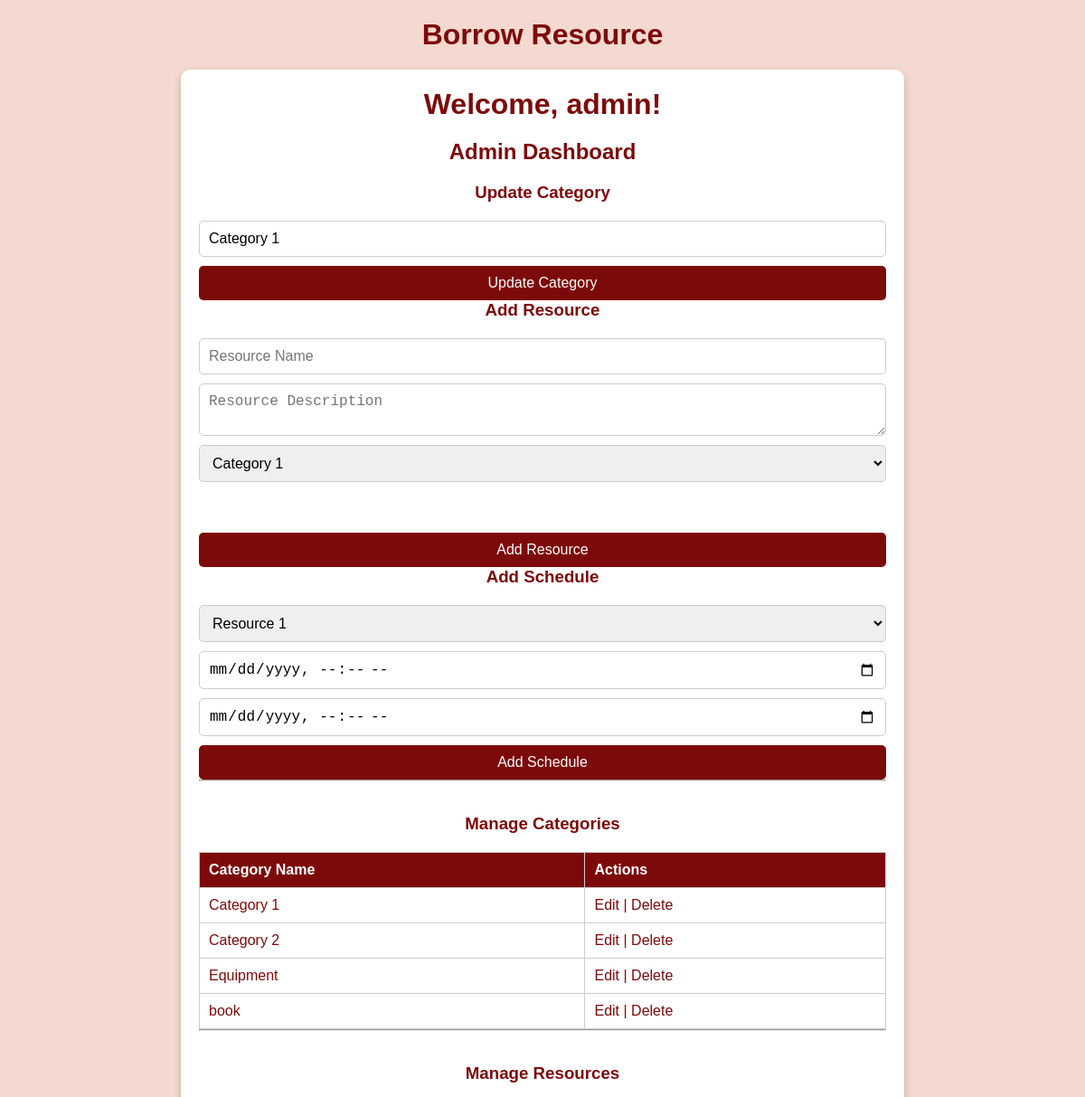
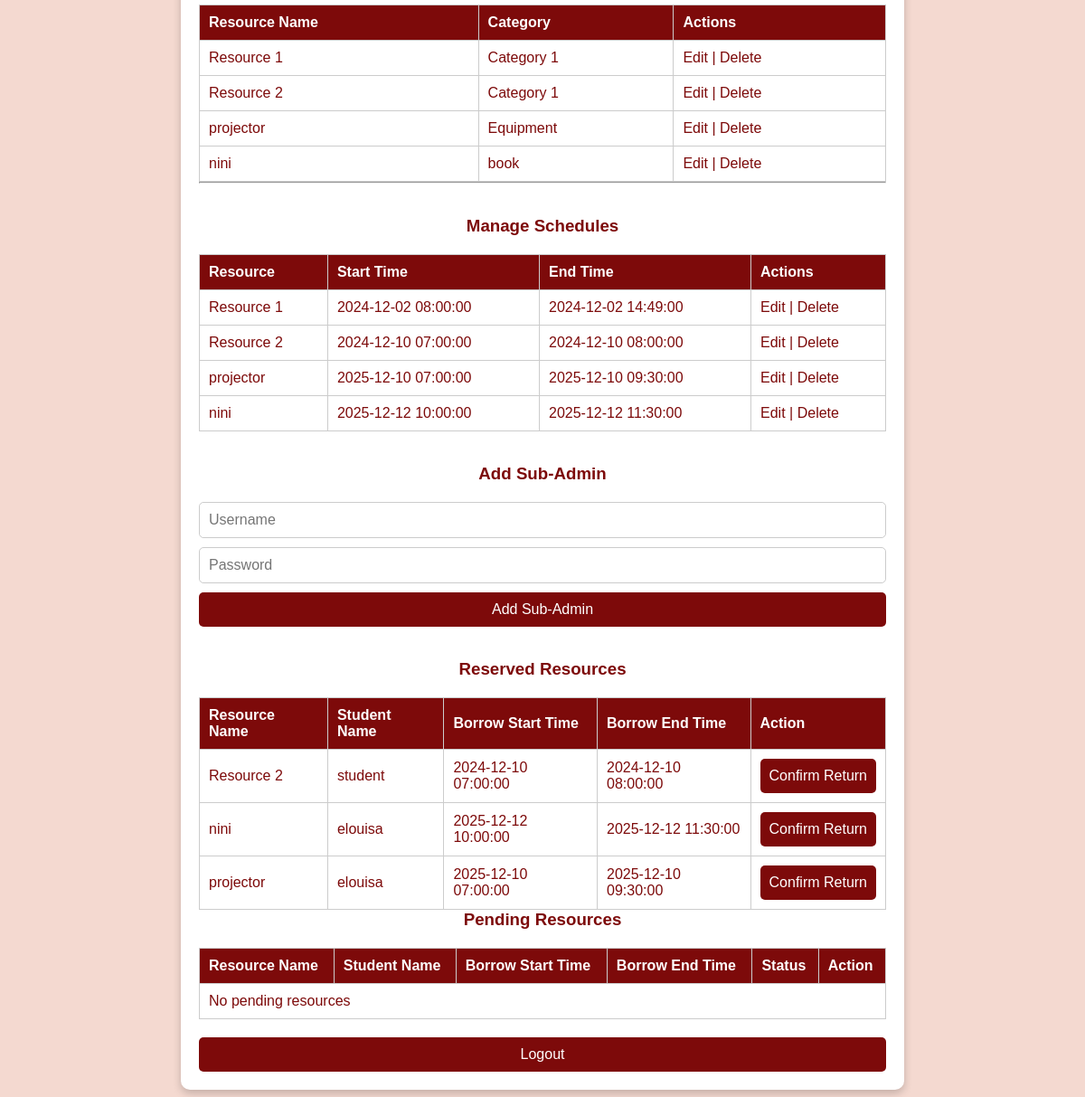
/admin_dashboard.php?edit_category=1 (signed in), run on the app's committed database (2 pictures, top to bottom).
### tables this page shows
CREATE TABLE `categories` (
  `CategoryID` int(11) NOT NULL,
  `CategoryName` varchar(255) NOT NULL
);

CREATE TABLE `resources` (
  `ResourceID` int(11) NOT NULL,
  `ResourceName` varchar(255) NOT NULL,
  `ResourceDescription` text NOT NULL,
  `CategoryID` int(11) NOT NULL
);

CREATE TABLE `schedules` (
  `ScheduleID` int(11) NOT NULL,
  `ResourceID` int(11) NOT NULL,
  `StartTime` datetime NOT NULL,
  `EndTime` datetime NOT NULL
);

CREATE TABLE `borrowings` (
  `BorrowingID` int(11) NOT NULL,
  `UserID` int(11) NOT NULL,
  `ResourceID` int(11) NOT NULL,
  `BorrowStartTime` datetime NOT NULL,
  `BorrowEndTime` datetime NOT NULL,
  `Status` varchar(50) NOT NULL DEFAULT 'Reserved'
);

CREATE TABLE `users` (
  `UserID` int(11) NOT NULL,
  `Username` varchar(255) NOT NULL,
  `Password` varchar(255) NOT NULL,
  `UserType` varchar(50) NOT NULL
);

### admin_dashboard.php (the view, shortened to what this page needs)
<?php
include('config.php');
$categoryToEdit = null;
$resourceToEdit = null;
$scheduleToEdit = null;
if (isset($_GET['edit_category'])) {
    $category_id = $_GET['edit_category'];
    $sql = "SELECT * FROM Categories WHERE CategoryID = ?";
    $stmt = $conn->prepare($sql);
    $stmt->bind_param("i", $category_id);
    $stmt->execute();
    $categoryToEdit = $stmt->get_result()->fetch_assoc();
}
?>
<!DOCTYPE html>
<html lang="en">
<head>
    <link rel="stylesheet" type="text/css" href="styles.css">
</head>
<body>
    <div class="header">
        <h1>Borrow Resource</h1>
    </div>
    <div class="container">
        <h1>Welcome, <?php echo $_SESSION['username']; ?>!</h1>
        <h2>Admin Dashboard</h2>
        <h3><?php echo isset($categoryToEdit) ? 'Update Category' : 'Add Category'; ?></h3>
        <form action="admin_dashboard.php" method="post">
            <input type="text" name="category_name" value="<?php echo isset($categoryToEdit) ? $categoryToEdit['CategoryName'] : ''; ?>" placeholder="Category Name" required>
            <?php if (isset($categoryToEdit)): ?>
                <button type="submit" name="update_category">Update Category</button>
            <?php else: ?>
                <button type="submit" name="add_category">Add Category</button>
            <?php endif; ?>
        </form>
        <h3><?php echo isset($resourceToEdit) ? 'Update Resource' : 'Add Resource'; ?></h3>
        <form action="admin_dashboard.php" method="post">
            <input type="text" name="resource_name" value="<?php echo isset($resourceToEdit) ? $resourceToEdit['ResourceName'] : ''; ?>" placeholder="Resource Name" required>
            <textarea name="resource_description" placeholder="Resource Description" required><?php echo isset($resourceToEdit) ? $resourceToEdit['ResourceDescription'] : ''; ?></textarea>
            <select name="category_id" required>
                <?php
                $sql = "SELECT * FROM Categories";
                $result = $conn->query($sql);
                while($row = $result->fetch_assoc()) {
                    $selected = (isset($resourceToEdit) && $resourceToEdit['CategoryID'] == $row['CategoryID']) ? 'selected' : '';
                    echo "<option value='" . $row['CategoryID'] . "' $selected>" . $row['CategoryName'] . "</option>";
                }
                ?>
            </select>
            <?php if (isset($resourceToEdit)): ?>
                <input type="hidden" name="resource_id" value="<?php echo $resourceToEdit['ResourceID']; ?>">
                <button type="submit" name="update_resource">Update Resource</button>
            <?php else: ?><br>
                <br>
                <button type="submit" name="add_resource">Add Resource</button>
            <?php endif; ?>
        </form>
        <h3><?php echo isset($scheduleToEdit) ? 'Update Schedule' : 'Add Schedule'; ?></h3>
        <form action="admin_dashboard.php" method="post">
            <select name="resource_id" required>
                <?php
                $sql = "SELECT * FROM Resources";
                $result = $conn->query($sql);
                while($row = $result->fetch_assoc()) {
                    $selected = (isset($scheduleToEdit) && $scheduleToEdit['ResourceID'] == $row['ResourceID']) ? 'selected' : '';
                    echo "<option value='" . $row['ResourceID'] . "' $selected>" . $row['ResourceName'] . "</option>";
                }
                ?>
            </select>
            <input type="datetime-local" name="start_time" value="<?php echo isset($scheduleToEdit) ? $scheduleToEdit['StartTime'] : ''; ?>" required>
            <input type="datetime-local" name="end_time" value="<?php echo isset($scheduleToEdit) ? $scheduleToEdit['EndTime'] : ''; ?>" required>
            <?php if (isset($scheduleToEdit)): ?><br><br>
                <input type="hidden" name="schedule_id" value="<?php echo $scheduleToEdit['ScheduleID']; ?>">
                <button type="submit" name="update_schedule">Update Schedule</button>
            <?php else: ?>
                <button type="submit" name="add_schedule">Add Schedule</button>
            <?php endif; ?>
        </form>
        <hr>
<br><br>
        <h3>Manage Categories</h3>
        <table>
            <thead>
                <tr>
                    <th>Category Name</th>
                    <th>Actions</th>
                </tr>
            </thead>
            <tbody>
                <?php
                $sql = "SELECT * FROM Categories";
                $result = $conn->query($sql);
                while ($row = $result->fetch_assoc()) {
                    echo "<tr>
                            <td>" . $row['CategoryName'] . "</td>
                            <td><a href='admin_dashboard.php?edit_category=" . $row['CategoryID'] . "'>Edit</a> |
                                <a href='admin_dashboard.php?delete_category=" . $row['CategoryID'] . "' onclick='return confirm(\"Are you sure?\")'>Delete</a></td>
                          </tr>";
                }
                ?>
            </tbody>
        </table>
        <hr>
<br><br>
        <h3>Manage Resources</h3>
        <table>
            <thead>
                <tr>
                    <th>Resource Name</th>
                    <th>Category</th>
                    <th>Actions</th>
                </tr>
            </thead>
            <tbody>
                <?php
                $sql = "SELECT * FROM Resources";
                $result = $conn->query($sql);
                while ($row = $result->fetch_assoc()) {
                    $categorySql = "SELECT CategoryName FROM Categories WHERE CategoryID = " . $row['CategoryID'];
                    $categoryResult = $conn->query($categorySql);
                    $category = $categoryResult->fetch_assoc();
                    echo "<tr>
                            <td>" . $row['ResourceName'] . "</td>
                            <td>" . $category['CategoryName'] . "</td>
                            <td><a href='admin_dashboard.php?edit_resource=" . $row['ResourceID'] . "'>Edit</a> |
                                <a href='admin_dashboard.php?delete_resource=" . $row['ResourceID'] . "' onclick='return confirm(\"Are you sure?\")'>Delete</a></td>
                          </tr>";
                }
                ?>
            </tbody>
        </table>
        <hr>
<br><br>
        <h3>Manage Schedules</h3>
        <table>
            <thead>
                <tr>
                    <th>Resource</th>
                    <th>Start Time</th>
                    <th>End Time</th>
                    <th>Actions</th>
                </tr>
            </thead>
            <tbody>
                <?php
                $sql = "SELECT * FROM Schedules";
                $result = $conn->query($sql);
                while ($row = $result->fetch_assoc()) {
                    $resourceSql = "SELECT ResourceName FROM Resources WHERE ResourceID = " . $row['ResourceID'];
                    $resourceResult = $conn->query($resourceSql);
                    $resource = $resourceResult->fetch_assoc();
                    echo "<tr>
                            <td>" . $resource['ResourceName'] . "</td>
                            <td>" . $row['StartTime'] . "</td>
                            <td>" . $row['EndTime'] . "</td>
                            <td><a href='admin_dashboard.php?edit_schedule=" . $row['ScheduleID'] . "'>Edit</a> |
                                <a href='admin_dashboard.php?delete_schedule=" . $row['ScheduleID'] . "' onclick='return confirm(\"Are you sure?\")'>Delete</a></td>
                          </tr>";
                }
                ?>
            </tbody>
        </table>
             <br><br>
        <h3>Add Sub-Admin</h3>
        <form action="admin_dashboard.php" method="post">
    <input type="text" name="username" placeholder="Username" required>
    <input type="password" name="password" placeholder="Password" required>
    <button type="submit" name="add_sub_admin">Add Sub-Admin</button>
        </form>
?><br><br>
<h3>Reserved Resources</h3>
<table>
    <thead>
        <tr>
            <th>Resource Name</th>
            <th>Student Name</th>
            <th>Borrow Start Time</th>
            <th>Borrow End Time</th>
            <th>Action</th>
        </tr>
    </thead>
    <tbody>
        <?php
        $sql = "SELECT b.BorrowingID, r.ResourceName, u.Username, b.BorrowStartTime, b.BorrowEndTime
                FROM Borrowings b
                JOIN Resources r ON b.ResourceID = r.ResourceID
                JOIN Users u ON b.UserID = u.UserID
                WHERE b.Status = 'Reserved'";
        $result = $conn->query($sql);
        if ($result->num_rows > 0) {
            while($row = $result->fetch_assoc()) {
                echo "<tr>";
                echo "<td>" . $row['ResourceName'] . "</td>";
                echo "<td>" . $row['Username'] . "</td>";
                echo "<td>" . $row['BorrowStartTime'] . "</td>";
                echo "<td>" . $row['BorrowEndTime'] . "</td>";
                echo "<td>
                        <form action='confirm_return.php' method='post' style='display:inline;'>
                            <input type='hidden' name='borrowing_id' value='" . $row['BorrowingID'] . "'>
                            <button type='submit'>Confirm Return</button>
                        </form>
                      </td>";
                echo "</tr>";
            }
        } else {
            echo "<tr><td colspan='5'>No reserved resources</td></tr>";
        }
        ?>
    </tbody>
</table>
<h3>Pending Resources</h3>
<table>
    <thead>
        <tr>
            <th>Resource Name</th>
            <th>Student Name</th>
            <th>Borrow Start Time</th>
            <th>Borrow End Time</th>
            <th>Status</th>
            <th>Action</th>
        </tr>
    </thead>
    <tbody>
        <?php
        $sql = "SELECT b.BorrowingID, r.ResourceName, u.Username, b.BorrowStartTime, b.BorrowEndTime, b.Status
                FROM Borrowings b
                JOIN Resources r ON b.ResourceID = r.ResourceID
                JOIN Users u ON b.UserID = u.UserID
                WHERE b.Status = 'Pending'";
        $result = $conn->query($sql);
        if ($result->num_rows > 0) {
            while($row = $result->fetch_assoc()) {
                echo "<tr>";
                echo "<td>" . $row['ResourceName'] . "</td>";
                echo "<td>" . $row['Username'] . "</td>";
                echo "<td>
                        <form action='confirm_pending.php' method='post' style='display:inline;'>
                            <input type='datetime-local' name='start_time' value='" . $row['BorrowStartTime'] . "' required>
                      </td>";
                echo "<td>
                            <input type='datetime-local' name='end_time' value='" . $row['BorrowEndTime'] . "' required>
                      </td>";
                echo "<td>" . $row['Status'] . "</td>";
                echo "<td>
                            <input type='hidden' name='borrowing_id' value='" . $row['BorrowingID'] . "'>
                            <button type='submit'>Confirm</button>
                        </form>
                      </td>";
                echo "</tr>";
            }
        } else {
            echo "<tr><td colspan='6'>No pending resources</td></tr>";
        }
        ?>
    </tbody>
</table>
        <form action="index.php" method="post" style="text-align: center; margin-top: 20px;">
            <button type="submit" class="logout-btn">Logout</button>
        </form>
    </div>
</body>
</html>

### styles.css (style rules this page uses)
* { margin: 0; padding: 0; box-sizing: border-box; }
body { font-family: Arial, sans-serif; background-color: #f4d9d0; padding: 20px; color: #7d0a0a; }
.container { max-width: 800px; margin: 0 auto; padding: 20px; background-color: #ffffff; border-radius: 10px; box-shadow: 0 4px 10px rgba(0, 0, 0, 0.2); }
h1, h2, h3 { color: #7d0a0a; text-align: center; margin-bottom: 20px; }
form { display: flex; flex-direction: column; gap: 10px; }
input[type="text"], input[type="password"], input[type="datetime-local"], textarea, select { width: 100%; padding: 10px; border: 1px solid #ccc; border-radius: 5px; font-size: 16px; }
button { padding: 10px; background-color: #7d0a0a; color: #ffffff; border: none; border-radius: 5px; cursor: pointer; font-size: 16px; }
table { width: 100%; border-collapse: collapse; margin-top: 20px; }
th, td { padding: 10px; border: 1px solid #ccc; text-align: left; }
th { background-color: #7d0a0a; color: #ffffff; }
td a { color: #7d0a0a; text-decoration: none; }
.logout-btn { display: inline-block; padding: 10px 20px; background-color: #7d0a0a; color: #ffffff; border: none; border-radius: 5px; text-decoration: none; text-align: center; cursor: pointer; }

### data on the page
categories: category_name "Category 1", CategoryName "Category 1"
categories: CategoryName "Category 2"
categories: CategoryName "Equipment"
categories: CategoryName "book"
resources: ResourceName "Resource 1", CategoryID.CategoryName "Category 1"
resources: ResourceName "Resource 2", CategoryID.CategoryName "Category 1"
resources: ResourceName "projector", CategoryID.CategoryName "Equipment"
resources: ResourceName "nini", CategoryID.CategoryName "book"
schedules: ResourceID.ResourceName "Resource 1", StartTime "2024-12-02 08:00:00", EndTime "2024-12-02 14:49:00"
schedules: ResourceID.ResourceName "Resource 2", StartTime "2024-12-10 07:00:00", EndTime "2024-12-10 08:00:00"
schedules: ResourceID.ResourceName "projector", StartTime "2025-12-10 07:00:00", EndTime "2025-12-10 09:30:00"
schedules: ResourceID.ResourceName "nini", StartTime "2025-12-12 10:00:00", EndTime "2025-12-12 11:30:00"
borrowings: ResourceID.ResourceName "Resource 2", UserID.Username "student", BorrowStartTime "2024-12-10 07:00:00", BorrowEndTime "2024-12-10 08:00:00"
borrowings: ResourceID.ResourceName "nini", UserID.Username "elouisa", BorrowStartTime "2025-12-12 10:00:00", BorrowEndTime "2025-12-12 11:30:00"
borrowings: ResourceID.ResourceName "projector", UserID.Username "elouisa", BorrowStartTime "2025-12-10 07:00:00", BorrowEndTime "2025-12-10 09:30:00"

### other printed values
$_SESSION['username'] "admin"
form field category_id "Category 1"
form field resource_id "Resource 1"
